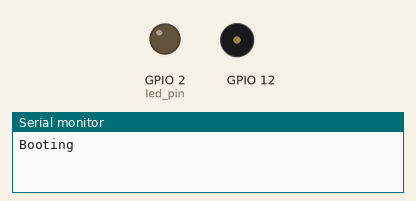
This sketch was run on a simulated ESP32. Parts: output pins drawn as LEDs (lit = HIGH), buzzer (waves = sounding), the last lines printed to the serial monitor. WiFi joins after 1.5 s; servers stay silent unless stated; pins used as bus, display or sensor lines are not drawn.

Above: at 0.1 s.
At 1.6 s:
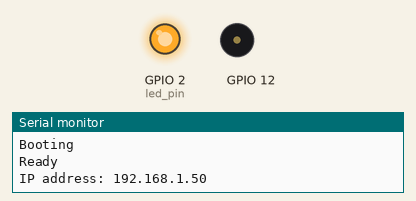
At 3.6 s:
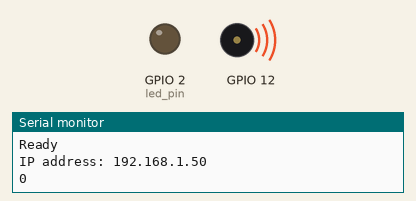
Timing chart, 0 to 41.5 s (numbered marks = the images above):
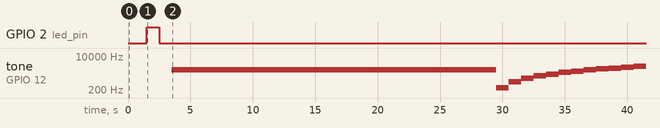

Measured:
- by itself, GPIO 2 (led_pin): LOW → HIGH at 1.5 s, → LOW 1.0 s later
- by itself, tone on GPIO 12: plays 2000 Hz for 26.0 s, 255 Hz for 1.0 s, 505 Hz for 1.0 s, 755 Hz for 1.0 s, 1005 Hz for 1.0 s, 1255 Hz for 1.0 s … (13 notes in this stretch)

The sketch:

yeez.ino
```cpp
#include <WiFi.h>
#include <ESPmDNS.h>
#include <WiFiUdp.h>
#include <ArduinoOTA.h>
#include <esp32-hal-ledc.h>
#include <Wire.h>

#define led_pin 2
int freq = 2000;
int channel = 0;
int resolution = 8;


const char* ssid = "\.\.\.\.\.";
const char* password = "_-____-___----__";

void setup() {
  pinMode(led_pin, OUTPUT);
  Serial.begin(115200);
  ledcSetup(channel, freq, resolution);
  ledcAttachPin(12, channel);
  Serial.println("Booting");
  WiFi.mode(WIFI_STA);
  WiFi.begin(ssid, password);
  while (WiFi.waitForConnectResult() != WL_CONNECTED) {
    Serial.println("Connection Failed! Rebooting...");
    delay(5000);
    ESP.restart();
  }

  // Port defaults to 3232
  // ArduinoOTA.setPort(3232);

  // Hostname defaults to esp3232-[MAC]
  // ArduinoOTA.setHostname("myesp32");

  // No authentication by default
  // ArduinoOTA.setPassword("admin");

  // Password can be set with it's md5 value as well
  // MD5(admin) = 21232f297a57a5a743894a0e4a801fc3
  // ArduinoOTA.setPasswordHash("21232f297a57a5a743894a0e4a801fc3");

  ArduinoOTA
    .onStart([]() {
      String type;
      if (ArduinoOTA.getCommand() == U_FLASH)
        type = "sketch";
      else // U_SPIFFS
        type = "filesystem";

      // NOTE: if updating SPIFFS this would be the place to unmount SPIFFS using SPIFFS.end()
      Serial.println("Start updating " + type);
    })
    .onEnd([]() {
      Serial.println("\nEnd");
    })
    .onProgress([](unsigned int progress, unsigned int total) {
      Serial.printf("Progress: %u%%\r", (progress / (total / 100)));
    })
    .onError([](ota_error_t error) {
      Serial.printf("Error[%u]: ", error);
      if (error == OTA_AUTH_ERROR) Serial.println("Auth Failed");
      else if (error == OTA_BEGIN_ERROR) Serial.println("Begin Failed");
      else if (error == OTA_CONNECT_ERROR) Serial.println("Connect Failed");
      else if (error == OTA_RECEIVE_ERROR) Serial.println("Receive Failed");
      else if (error == OTA_END_ERROR) Serial.println("End Failed");
    });

  ArduinoOTA.begin();

  Serial.println("Ready");
  Serial.print("IP address: ");
  Serial.println(WiFi.localIP());
}

void loop() {
  ArduinoOTA.handle();

    digitalWrite(led_pin, HIGH);   // turn the LED on (HIGH is the voltage level)
  delay(1000);                       // wait for a second
  digitalWrite(led_pin, LOW);    // turn the LED off by making the voltage LOW
  delay(1000);
  // wait for a second
    ledcWriteTone(channel, 2000);

  for (int dutyCycle = 0; dutyCycle <= 255; dutyCycle=dutyCycle+10){

    Serial.println(dutyCycle);

    ledcWrite(channel, dutyCycle);
    delay(1000);
  }

  ledcWrite(channel, 125);

  for (int freq = 255; freq < 10000; freq = freq + 250){

     Serial.println(freq);

     ledcWriteTone(channel, freq);
     delay(1000);
  }
}
```
